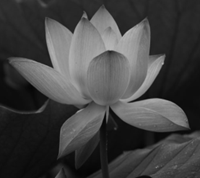
#> input picture python实验/图像处理/lotus.png, 200 x 178 px
$ python '灰度线性处理.py'   (older library calls are emulated)
#> lines starting #> are read from the running program, lines starting #| are printed output that depends on the picture
import cv2
from imageio import imread
from numpy import zeros
from skimage.color import rgb2gray
from matplotlib import pyplot as plt
from PIL import Image


# # def im2double(im):
# #     min_val = np.min(im.ravel())
# #
# #     max_val = np.max(im.ravel())
# #     out = (im.astype('float') - min_val) / (max_val - min_val)
# #     return out
#
def im2double(im):
    out = cv2.normalize(im.astype('float'), None, 0.0, 1.0, cv2.NORM_MINMAX)
    # info = np.iinfo(im.dtype) # Get the data type of the input image
    return out
#     # return im.astype(np.float) / info.max

Image=im2double(rgb2gray(imread('lotus.png')))
#> in im2double, `out = cv2.normalize(im.astype('float'), None, 0.0, 1.0, cv2.NORM_MINMAX)`:
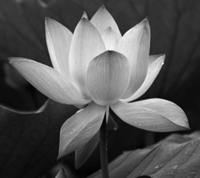
#> out: shape (178, 200) float64; min 1.25e-18, max 1, mean 0.337
h=Image.shape[0]
#> h = 178
w=Image.shape[1]
#> w = 200
NewImage1=zeros((h,w))
NewImage2=zeros((h,w))
NewImage3=Image
a=30/256
b=100/256
c=75/256
d=200/256
for x in range(w):
    for y in range(h):
        if Image[y, x] < a:
            NewImage1[y,x] = Image[y, x] * c / a
        elif Image[y, x] > b:
            NewImage1[y,x] = (Image[y, x] - a) * (d - c) / (b - a) + c
        else:
            NewImage1[y,x] = (Image[y, x] - b) * (1 - d) / (1 - b) + d
        if Image[y, x] > a and Image[y, x] < b:
            NewImage3[y,x] = (Image[y,x] - a) * (d - c) / (b - a) + c
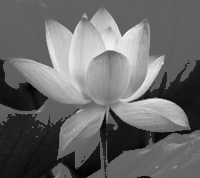
#> NewImage1: shape (178, 200) float64; min 3.12e-18, max 1.87, mean 0.778; drawn with min black and max white
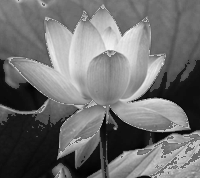
#> NewImage3: shape (178, 200) float64; min 1.25e-18, max 1, mean 0.438

def imadjust(img):
    f =Image
    f1=zeros((h,w))
    for x in range(w):
        for y in range(h):
            if f[y, x] <= a:
                f1[y, x] = c
            elif f[y, x] >= b:
                f1[y, x]= d
            else:
                f1[y, x] = (d-c)/(b-a)*(f[y,x]-a)+c
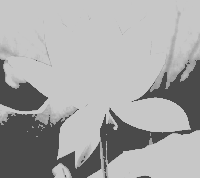
#> f1: shape (178, 200) float64; min 0.293, max 0.781, mean 0.656

    return f1
NewImage2=imadjust(Image)

plt.set_cmap(cmap='gray')
plt.subplot(221)
plt.imshow(rgb2gray(imread('lotus.png')))
plt.subplot(222)
plt.imshow(NewImage3)
plt.subplot(223)
plt.imshow(NewImage1)
plt.subplot(224)
plt.imshow(NewImage2)
plt.show()
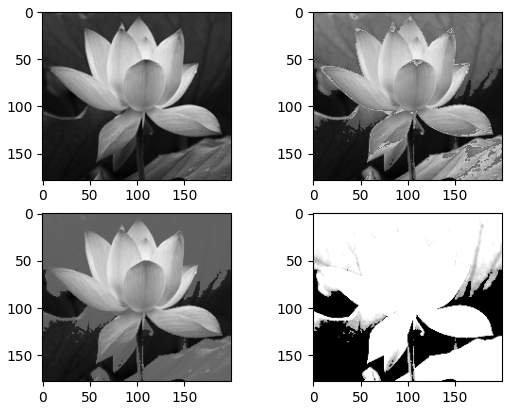
#> figure drawn by matplotlib, 4 panels

$ run again, with python实验/图像处理/flower.jpg saved as python实验/图像处理/lotus.png
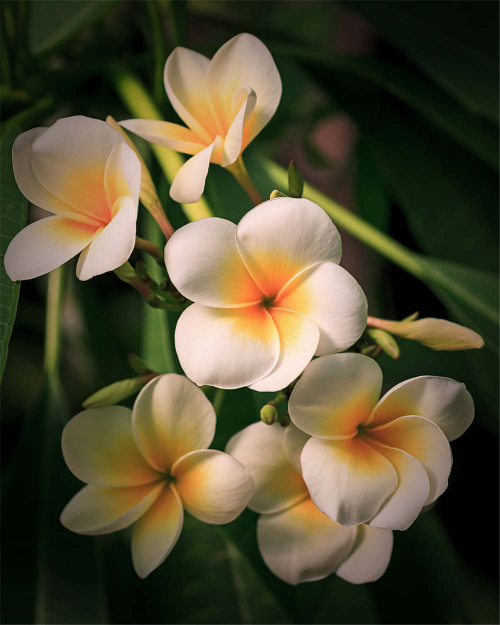
#> input picture python实验/图像处理/flower.jpg, 1000 x 1250 px (shown at 1/2 size)
#> after the loop in imadjust, `for x in range(w):`:
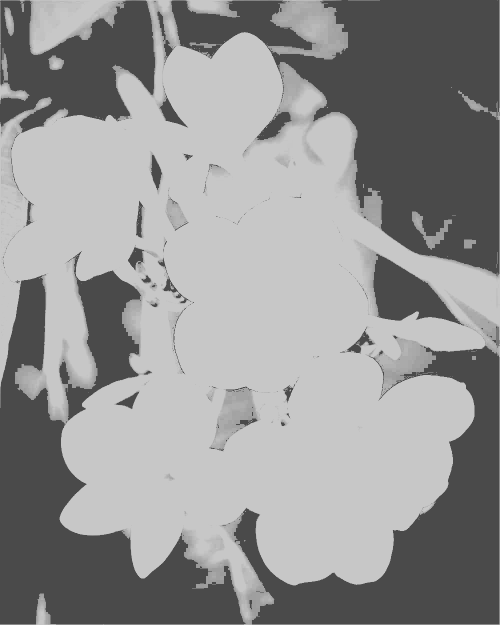
#> f1: shape (1250, 1000) float64 (shown at 1/2 size); min 0.293, max 0.781, mean 0.581
#> `plt.show()`:
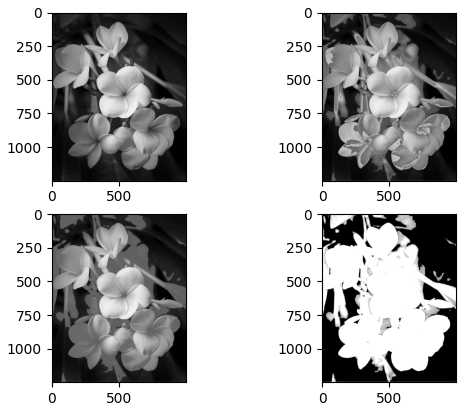
#> figure drawn by matplotlib, 4 panels

$ run again, with python实验/图像处理/flower1.jpg saved as python实验/图像处理/lotus.png
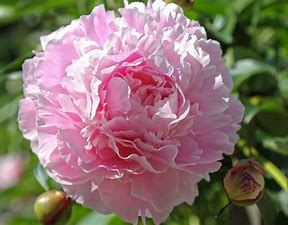
#> input picture python实验/图像处理/flower1.jpg, 288 x 225 px
#> after the loop in imadjust, `for x in range(w):`:
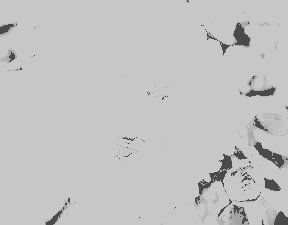
#> f1: shape (225, 288) float64; min 0.293, max 0.781, mean 0.762
#> `plt.show()`:
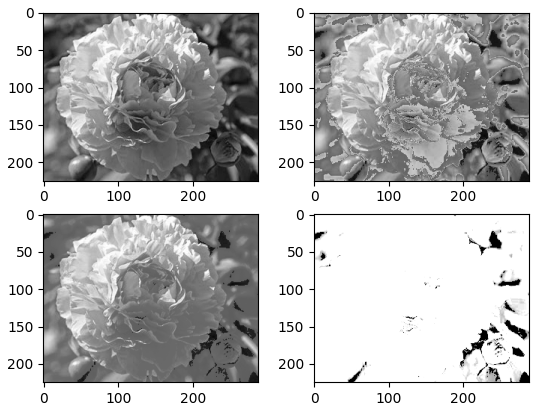
#> figure drawn by matplotlib, 4 panels
